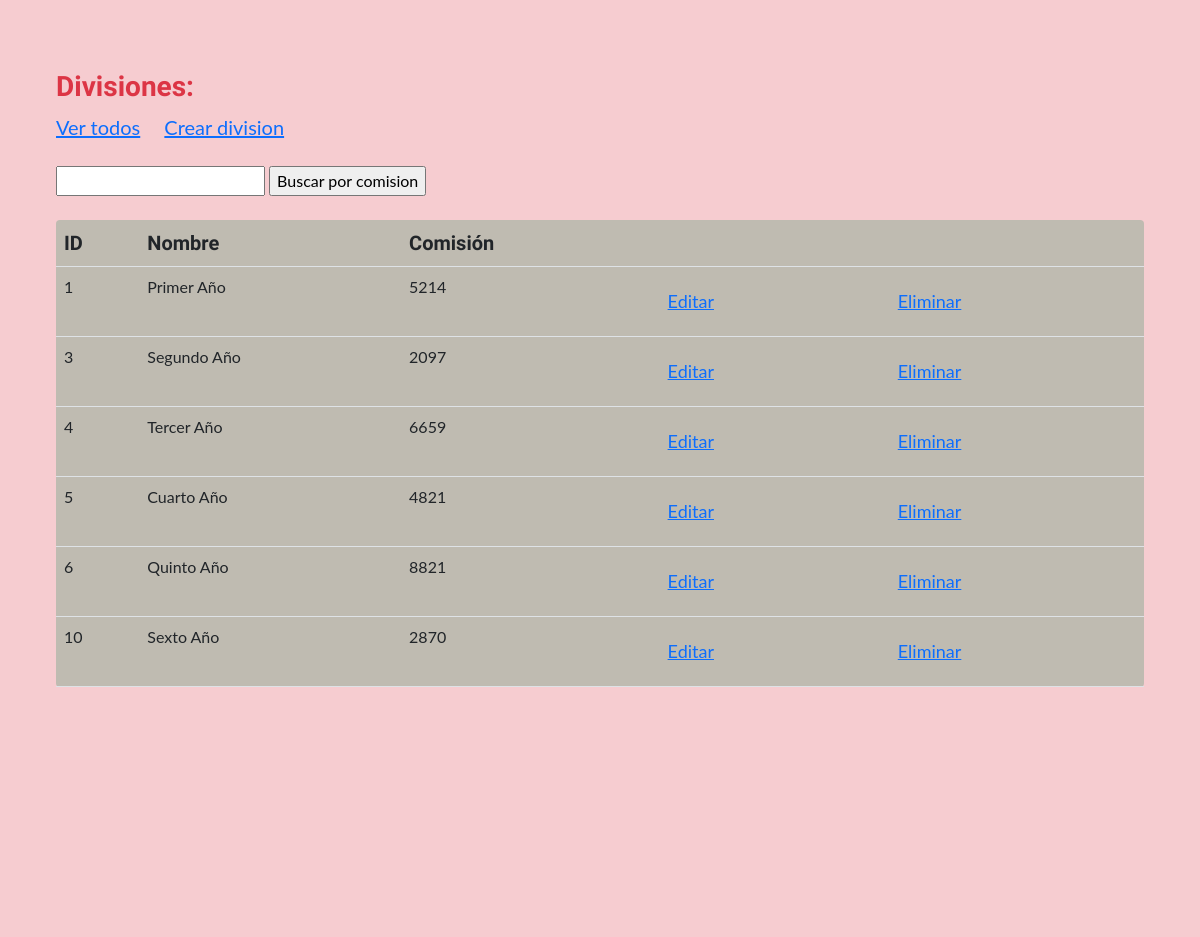
The page /estudios/cursos/ (middle part) on the database as committed earlier.
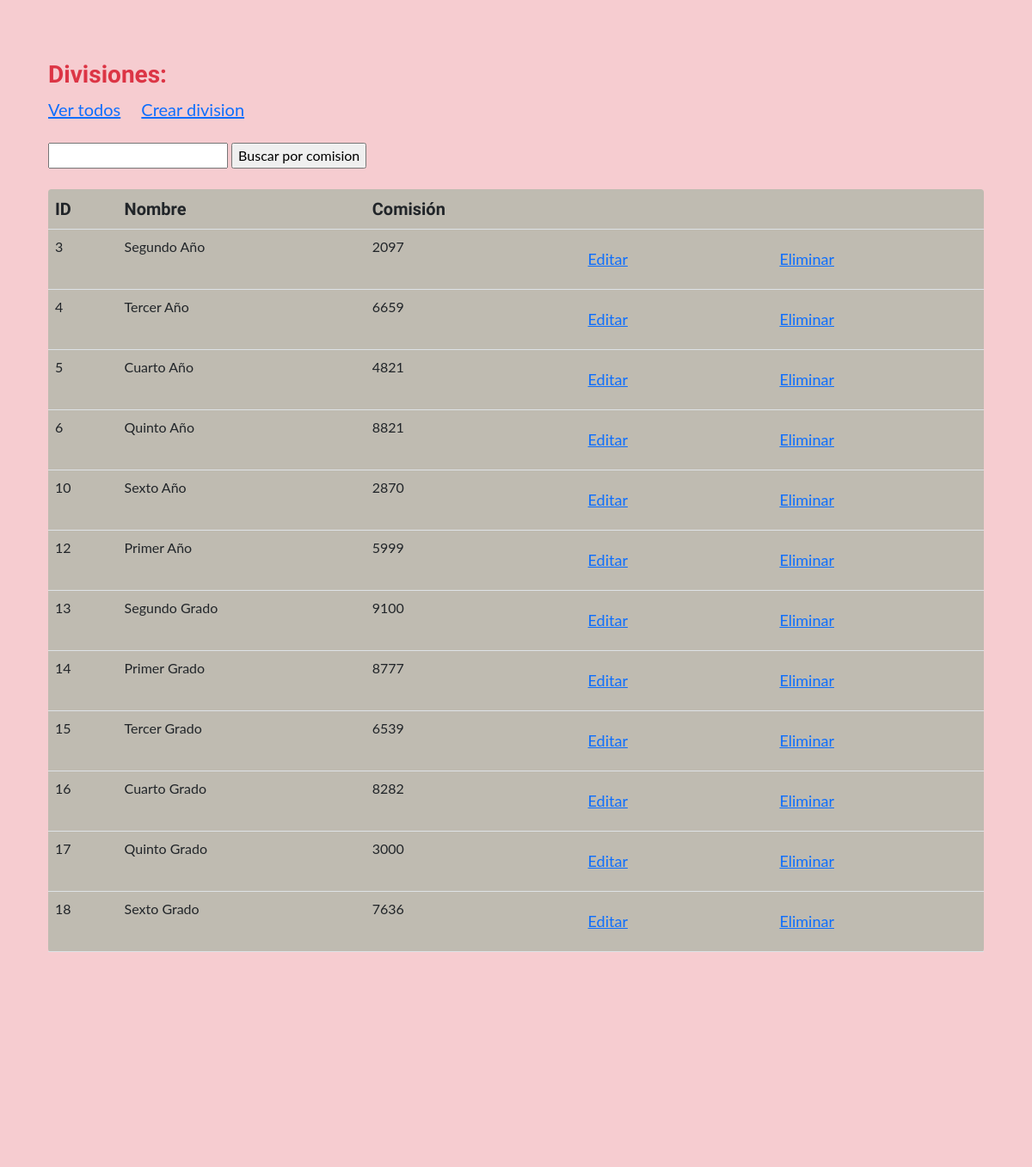
The same page on the database as committed later.
### control_estudios/models.py (models this page shows, shortened)
class Curso(models.Model):
    nombre = models.CharField(max_length=64)
    comision = models.IntegerField()
    creador = models.ForeignKey(User, on_delete=models.SET_NULL, null=True)

### control_estudios/views.py (the view)
# urls.py: path("cursos/", listar_cursos, name="lista_cursos"),
def listar_cursos(request):
    contexto = {
        "cursos": Curso.objects.all(),
    }
    http_response = render(
        request=request,
        template_name='control_estudios/lista_cursos.html',
        context=contexto,
    )
    return http_response

### control_estudios/templates/control_estudios/lista_cursos.html (shortened to what this page needs)
{% extends "base.html" %}
{% block contenido %}
<br><br>
<br><br><br>
<h3 class="text-danger" style="font-family: 'Borel';">Divisiones:</h3>
<a href="{% url 'lista_cursos' %}" style="margin-right: 20px; font-size: 20px">Ver todos</a>
<a href="{% url 'crear_curso' %}" style=" font-size: 20px">Crear division</a>
<br><br>
<form action="{% url 'buscar_cursos' %}" method="post">
  <input type="text" name="busqueda">
  <input type="submit" value="Buscar por comision">
</form>
<br>
<table class="table bg-success p-2 text-dark bg-opacity-25 rounded">
  <tbody>
    <tr>
      <th style="font-family: 'Borel'; font-size: 20px;">ID</th>
      <th style="font-family: 'Borel'; font-size: 20px;">Nombre</th>
      <th style="font-family: 'Borel'; font-size: 20px;">Comisión</th>
      <th></th>
      <th></th>
    </tr>
    {% for curso in cursos %}
    <tr>
      <td>{{ curso.id }}</td>
      <td>{{ curso.nombre }}</td>
      <td>{{ curso.comision }}</td>
      <td>
        <a class="btn btn-link" href="{% url 'editar_curso' curso.id %}" style="font-size: 18px;">Editar</a>
      </td>
      <td>
        <form action="{% url 'eliminar_curso' curso.id %}" method="post">
          <input type="submit" class="btn btn-link" value="Eliminar" style="font-size: 18px;"/>
        </form>
      </td>
    </tr>
    {% endfor %}
  </tbody>
</table>
{% endblock contenido %}

Rows that differ between the two databases and show on the page:
removed Curso: id "1", nombre "Primer Año", comision "5214"
added Curso: id "12", nombre "Primer Año", comision "5999"
added Curso: id "13", nombre "Segundo Grado", comision "9100"
added Curso: id "14", nombre "Primer Grado", comision "8777"
added Curso: id "15", nombre "Tercer Grado", comision "6539"
added Curso: id "16", nombre "Cuarto Grado", comision "8282"
added Curso: id "17", nombre "Quinto Grado", comision "3000"
added Curso: id "18", nombre "Sexto Grado", comision "7636"
